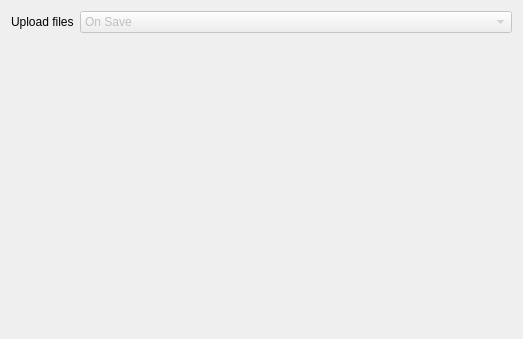
<?xml version="1.0" encoding="UTF-8"?>
<ui version="4.0">
 <class>RemoteDev::Internal::OptionsWidget</class>
 <widget class="QWidget" name="RemoteDev::Internal::OptionsWidget">
  <property name="geometry">
   <rect>
    <x>0</x>
    <y>0</y>
    <width>523</width>
    <height>339</height>
   </rect>
  </property>
  <property name="windowTitle">
   <string>Form</string>
  </property>
  <layout class="QFormLayout" name="formLayout">
   <item row="0" column="0">
    <widget class="QLabel" name="lblUpload">
     <property name="text">
      <string>Upload files</string>
     </property>
    </widget>
   </item>
   <item row="0" column="1">
    <widget class="QComboBox" name="comboBox">
     <property name="enabled">
      <bool>false</bool>
     </property>
     <property name="editable">
      <bool>false</bool>
     </property>
     <item>
      <property name="text">
       <string>On Save</string>
      </property>
     </item>
     <item>
      <property name="text">
       <string>Manually</string>
      </property>
     </item>
    </widget>
   </item>
  </layout>
 </widget>
 <resources/>
 <connections/>
</ui>
